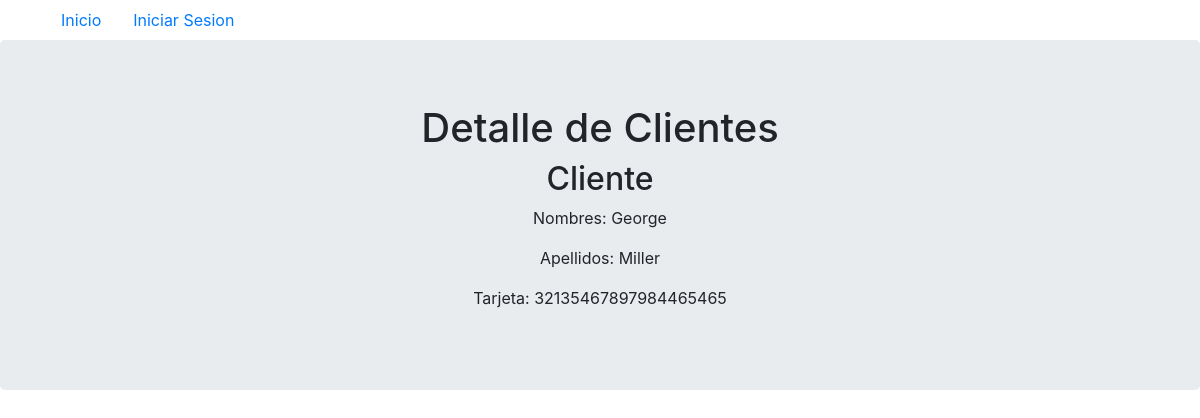
Page /clientes/1/ on the committed database.
### cliente/models.py (models this page shows, shortened)
class Cliente(models.Model):
    user = models.OneToOneField(User, on_delete=models.CASCADE)
    credit_card  =      models.TextField(max_length = 20)

### cliente/views.py (the view)
# urls.py: path('<int:pk>/', ClienteDetailView.as_view(), name = 'cliente-detail'),
class ClienteDetailView(DetailView):
  model = Cliente

### cliente/templates/cliente/cliente_detail.html (shortened to what this page needs)
{% extends 'baseven.html' %}
{% load static %}
{% block body %}
<div class="jumbotron text-center">
  <h1> Detalle de Clientes </h1>
  <h2> {{ object.user.username }}</h2>
  <p> Nombres: {{ object.user.first_name }} </p>
  <p> Apellidos: {{ object.user.last_name }} </p>
  <p> Tarjeta: {{ object.credit_card }} </p>
</div>
{% endblock %}

### rows in the picture
Cliente: user.username "Cliente", user.first_name "George", user.last_name "Miller", credit_card "32135467897984465465"
